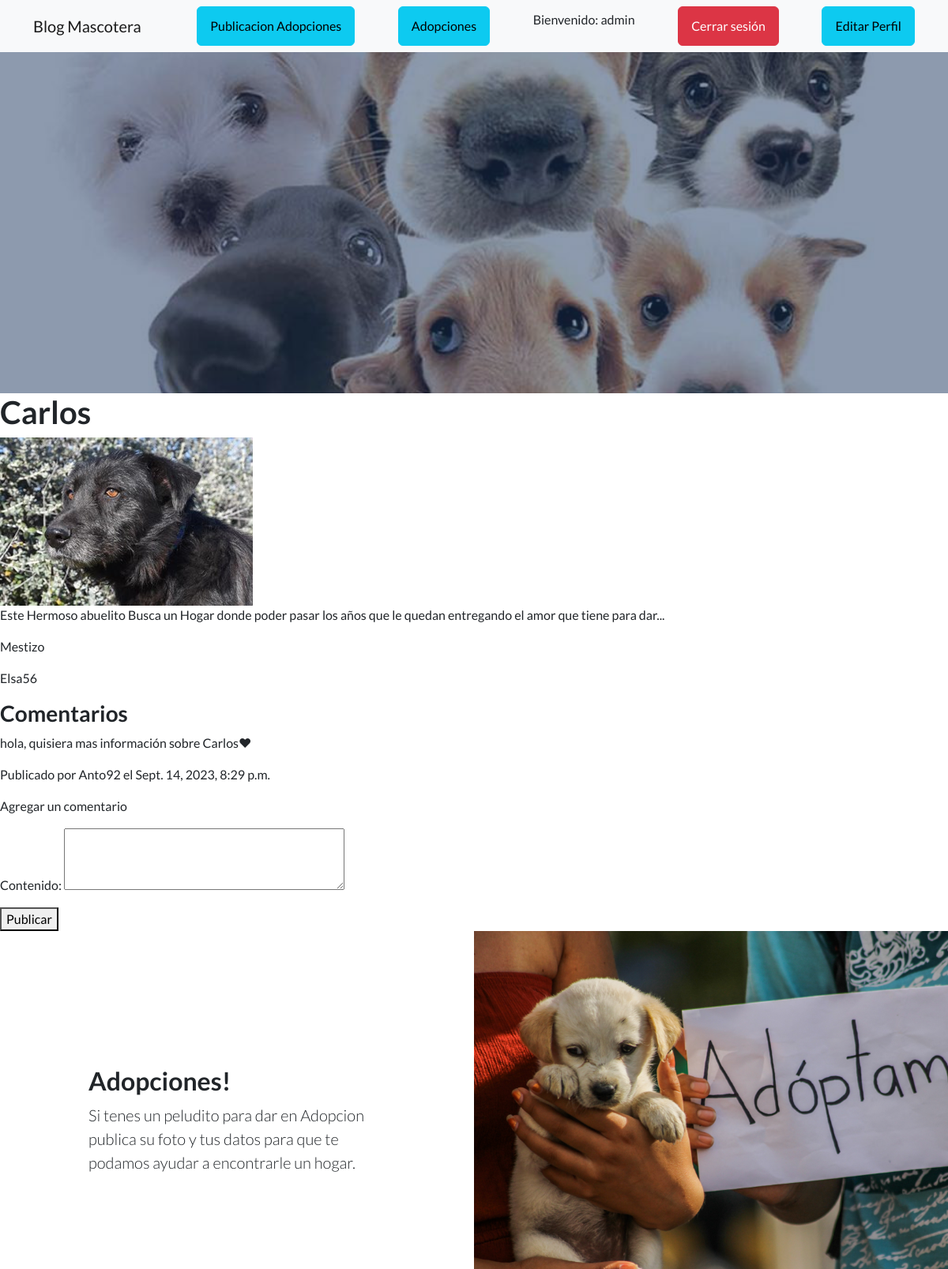
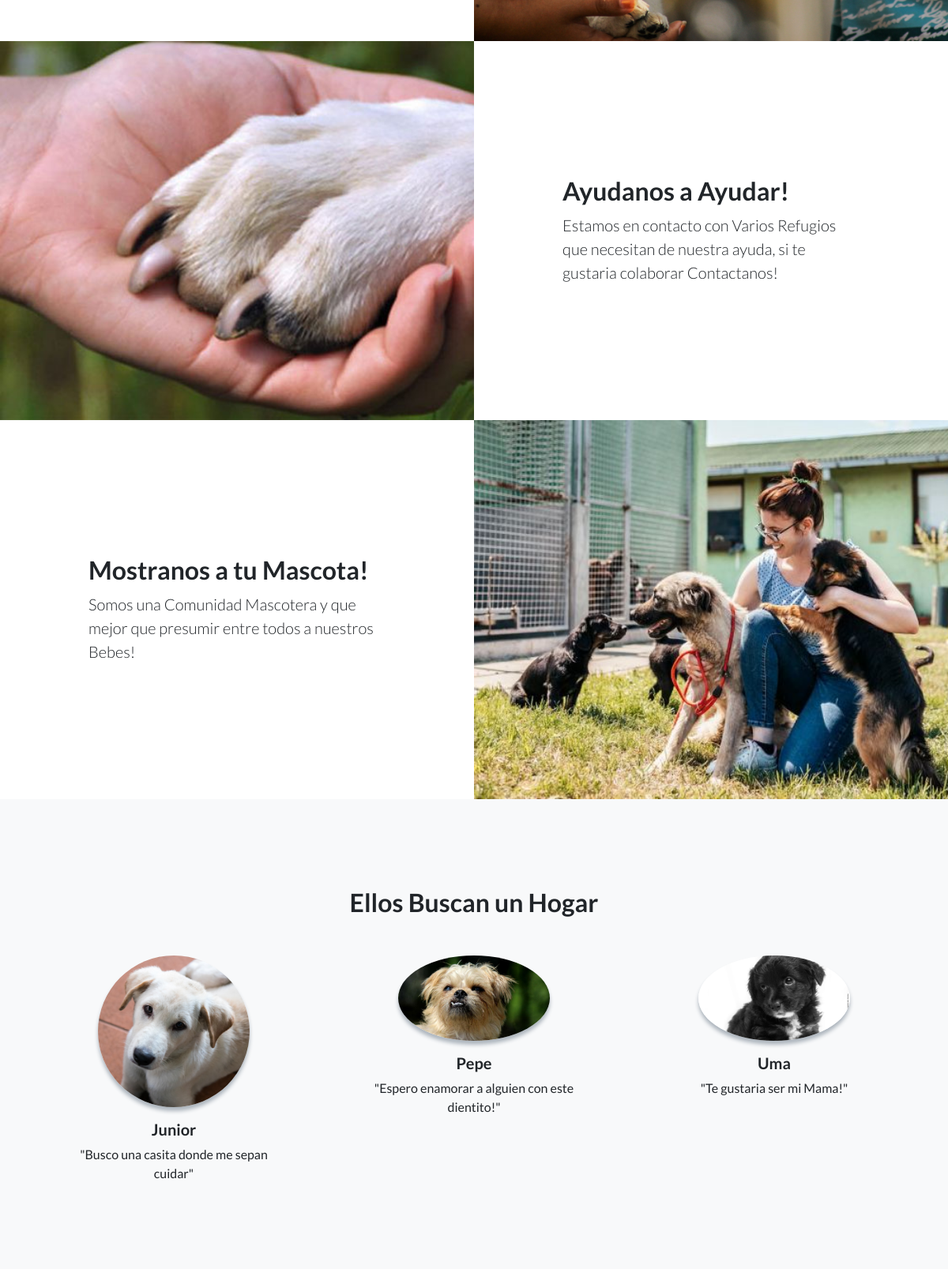
The page /AppInicio/adopcion/10/ (signed in, upper part) on the database its author committed (2 pictures, top to bottom).
### AppInicio/models.py (models this page shows, shortened)
class Adopcion(models.Model):
    autor = models.ForeignKey(User, on_delete=models.CASCADE)
    nombre = models.CharField(max_length=200)
    raza = models.CharField(max_length=200,default='desconocida')
    edad = models.IntegerField(default=1)
    animal_info = models.TextField()
    imagen = models.ImageField(upload_to='adoption_images/')
    fecha_creacion = models.DateTimeField(auto_now_add=True)

class Comentario(models.Model):
    adopcion = models.ForeignKey(Adopcion, on_delete=models.CASCADE, related_name='comentarios')
    autor = models.ForeignKey(User, on_delete=models.CASCADE)
    contenido = models.TextField()
    pub_date = models.DateTimeField(auto_now_add=True)

### AppInicio/views.py (the view)
# urls.py: path("adopcion/<int:adopcion_id>/", adopcion_detalle, name="adopcion_detalle"),
@login_required
def adopcion_detalle(request, adopcion_id):
    adopcion = get_object_or_404(Adopcion, id=adopcion_id)
    comentarios = adopcion.comentarios.order_by('-pub_date')
    if request.method == "POST":
        form = ComentarioForm(request.POST)
        if form.is_valid():
            comentario = form.save(commit=False)
            comentario.adopcion = adopcion
            comentario.autor = request.user
            comentario.save()
            return redirect("AppInicio:adopcion_detalle", adopcion_id=adopcion.id)
    else:
        form = ComentarioForm()
    return render(request, "AppInicio/adopcion_detalle.html", {"adopcion": adopcion, "comentarios": comentarios, "form": form})

### AppInicio/forms.py
class ComentarioForm(forms.ModelForm):
    class Meta:
        model = Comentario
        fields = ["contenido"]
        widgets = {
            "contenido": forms.Textarea(attrs={"rows": 3}),
        }

### AppInicio/templates/AppInicio/adopcion_detalle.html (shortened to what this page needs)
{% extends "AppInicio/padre.html" %}
{% block contenido %}
  <h1>{{ adopcion.nombre }}</h1>
  <img src="{{ adopcion.imagen.url }}" alt="Imagen de adopción">
  <p>{{ adopcion.animal_info }}</p>
  <p>{{ adopcion.raza }}</p>
  <p>{{ adopcion.autor }}</p>
  <h3>Comentarios</h3>
  {% for comentario in comentarios %}
    <p>{{ comentario.contenido }}</p>
    <p>Publicado por {{ comentario.autor.username }} el {{ comentario.pub_date }}</p>
  {% empty %}
    <p>No hay comentarios todavía.</p>
  {% endfor %}
  <p>Agregar un comentario</p>
  <form method="post">
    {{ form.as_p }}
    <button type="submit">Publicar</button>
  </form>
{% endblock %}

### AppInicio/templates/AppInicio/padre.html (shortened to what this page needs)
<!DOCTYPE html>
<html lang="en">
    <head>
        {% load static %}
        <link href="https://cdn.jsdelivr.net/npm/bootstrap-icons@1.5.0/font/bootstrap-icons.css" rel="stylesheet" type="text/css" />
        <link href="{% static 'AppInicio/css/styles.css' %}" rel="stylesheet" />
    </head>
    <body>
        <nav class="navbar navbar-light bg-light static-top">
            <div class="container">
                <a class="navbar-brand" href="#!">Blog Mascotera</a>
                <a class="btn btn-info" href="{% url 'AppInicio:adopcion_lista' %}">Publicacion Adopciones</a>
                {% if user.is_authenticated %}
                <a class="btn btn-info" href="{% url 'AppInicio:adopcion_nuevo' %}">Adopciones</a>
                <p> Bienvenido: {{ user.username }}</p>
                <a class="btn btn-danger" href="{% url 'AppInicio:logout' %}">Cerrar sesión</a>
                <a class="btn btn-info" href="{% url 'AppInicio:editarPerfil' %}">Editar Perfil</a>
            {% else %}
                <a class="btn btn-success" href="{% url 'AppInicio:login' %}">Ingresar</a>
                <a class="btn btn-success" href="{% url 'AppInicio:register' %}">Registrarse</a>
                {% endif %}
            </div>
        </nav>
        <header class="masthead">
            <div class="container position-relative">
                <div class="row justify-content-center">
                    <div class="col-xl-6">
                    </div>
                </div>
            </div>
        </header>
        {% block contenido %}
        {% endblock %}
        <section class="showcase">
            <div class="container-fluid p-0">
                <div class="row g-0">
                    <div class="col-lg-6 order-lg-2 text-white showcase-img" style="background-image: url('/static/AppInicio/assets/img/Cachorros-1.jpg')"></div>
                    <div class="col-lg-6 order-lg-1 my-auto showcase-text">
                        <h2>Adopciones!</h2>
                        <p class="lead mb-0">Si tenes un peludito para dar en Adopcion publica su foto y tus datos para que te podamos ayudar a encontrarle un hogar.</p>
                    </div>
                </div>
                <div class="row g-0">
                    <div class="col-lg-6 text-white showcase-img" style="background-image: url('/static/AppInicio/assets/img/Animales-de-la-calle-como-ayudar.jpg')"></div>
                    <div class="col-lg-6 my-auto showcase-text">
                        <h2>Ayudanos a Ayudar!</h2>
                        <p class="lead mb-0">Estamos en contacto con Varios Refugios que necesitan de nuestra ayuda, si te gustaria colaborar Contactanos!</p>
                    </div>
                </div>
                <div class="row g-0">
                    <div class="col-lg-6 order-lg-2 text-white showcase-img" style="background-image:url('/static/AppInicio/assets/img/perrito4.jpg')"></div>
                    <div class="col-lg-6 order-lg-1 my-auto showcase-text">
                        <h2>Mostranos a tu Mascota!</h2>
                        <p class="lead mb-0">Somos una Comunidad Mascotera y que mejor que presumir entre todos a nuestros Bebes!</p>
                    </div>
                </div>
            </div>
        </section>
        <section class="testimonials text-center bg-light">
            <div class="container">
                <h2 class="mb-5">Ellos Buscan un Hogar</h2>
                <div class="row">
                    <div class="col-lg-4">
                        <div class="testimonial-item mx-auto mb-5 mb-lg-0">
                            <img class="img-fluid rounded-circle mb-3" src="\static\AppInicio\assets\img\perrito1.jpg" alt="..." />
                            <h5>Junior</h5>
                            <p class="font-weight-light mb-0">"Busco una casita donde me sepan cuidar"</p>
                        </div>
                    </div>
                    <div class="col-lg-4">
                        <div class="testimonial-item mx-auto mb-5 mb-lg-0">
                            <img class="img-fluid rounded-circle mb-3" src="\static\AppInicio\assets\img\perrito2.jpg" alt="..." />
                            <h5>Pepe</h5>
                            <p class="font-weight-light mb-0">"Espero enamorar a alguien con este dientito!"</p>
                        </div>
                    </div>
                    <div class="col-lg-4">
                        <div class="testimonial-item mx-auto mb-5 mb-lg-0">
                            <img class="img-fluid rounded-circle mb-3" src="\static\AppInicio\assets\img\perrito3.jpg" alt="..." />
                            <h5>Uma</h5>
                            <p class="font-weight-light mb-0">"Te gustaria ser mi Mama!"</p>
                        </div>
                    </div>
                </div>
            </div>
        </section>
    </body>
</html>

### rows shown on the page
Adopcion: nombre "Carlos", imagen (picture), animal_info "Este Hermoso abuelito Busca un Hogar donde poder pasar los años que le quedan entregando el amor que tiene para dar...", raza "Mestizo", autor "Elsa56"
Comentario: contenido "hola, quisiera mas información sobre Carlos❤", autor.username "Anto92", pub_date "Sept. 14, 2023, 8:29 p.m."

### other values the page prints
{{ user.username }} "admin"
